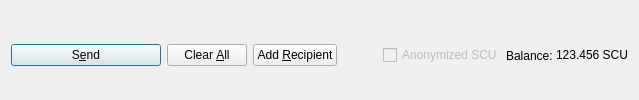
         <widget class="QFrame" name="frame_Send">
          <layout class="QHBoxLayout" name="horizontalLayout">
           <property name="bottomMargin">
            <number>0</number>
           </property>
           <item>
            <widget class="QPushButton" name="sendButton">
             <property name="minimumSize">
              <size>
               <width>150</width>
               <height>0</height>
              </size>
             </property>
             <property name="toolTip">
              <string>Confirm the send action</string>
             </property>
             <property name="text">
              <string>S&amp;end</string>
             </property>
             <property name="icon">
              <iconset resource="../securypto.qrc">
               <normaloff>:/icons/send</normaloff>:/icons/send</iconset>
             </property>
             <property name="autoDefault">
              <bool>false</bool>
             </property>
             <property name="default">
              <bool>true</bool>
             </property>
            </widget>
           </item>
           <item>
            <widget class="QPushButton" name="clearButton">
             <property name="sizePolicy">
              <sizepolicy hsizetype="Minimum" vsizetype="Fixed">
               <horstretch>0</horstretch>
               <verstretch>0</verstretch>
              </sizepolicy>
             </property>
             <property name="toolTip">
              <string>Clear all fields of the form.</string>
             </property>
             <property name="text">
              <string>Clear &amp;All</string>
             </property>
             <property name="icon">
              <iconset resource="../securypto.qrc">
               <normaloff>:/icons/remove</normaloff>:/icons/remove</iconset>
             </property>
             <property name="autoDefault">
              <bool>false</bool>
             </property>
            </widget>
           </item>
           <item>
            <widget class="QPushButton" name="addButton">
             <property name="toolTip">
              <string>Send to multiple recipients at once</string>
             </property>
             <property name="text">
              <string>Add &amp;Recipient</string>
             </property>
             <property name="icon">
              <iconset resource="../securypto.qrc">
               <normaloff>:/icons/add</normaloff>:/icons/add</iconset>
             </property>
             <property name="autoDefault">
              <bool>false</bool>
             </property>
            </widget>
           </item>
           <item>
            <spacer name="horizontalSpacer">
             <property name="orientation">
              <enum>Qt::Horizontal</enum>
             </property>
             <property name="sizeHint" stdset="0">
              <size>
               <width>40</width>
               <height>20</height>
              </size>
             </property>
            </spacer>
           </item>
           <item>
            <layout class="QHBoxLayout" name="horizontalLayout_2">
             <property name="spacing">
              <number>3</number>
             </property>
             <item>
              <widget class="QCheckBox" name="checkzSCU">
               <property name="enabled">
                <bool>false</bool>
               </property>
               <property name="text">
                <string>Anonymized SCU</string>
               </property>
              </widget>
             </item>
             <item>
              <widget class="QLabel" name="label">
               <property name="text">
                <string>Balance:</string>
               </property>
              </widget>
             </item>
             <item>
              <widget class="QLabel" name="labelBalance">
               <property name="sizePolicy">
                <sizepolicy hsizetype="Preferred" vsizetype="Fixed">
                 <horstretch>0</horstretch>
                 <verstretch>0</verstretch>
                </sizepolicy>
               </property>
               <property name="cursor">
                <cursorShape>IBeamCursor</cursorShape>
               </property>
               <property name="text">
                <string notr="true">123.456 SCU</string>
               </property>
               <property name="textInteractionFlags">
                <set>Qt::LinksAccessibleByMouse|Qt::TextSelectableByKeyboard|Qt::TextSelectableByMouse</set>
               </property>
              </widget>
             </item>
            </layout>
           </item>
          </layout>
         </widget>
